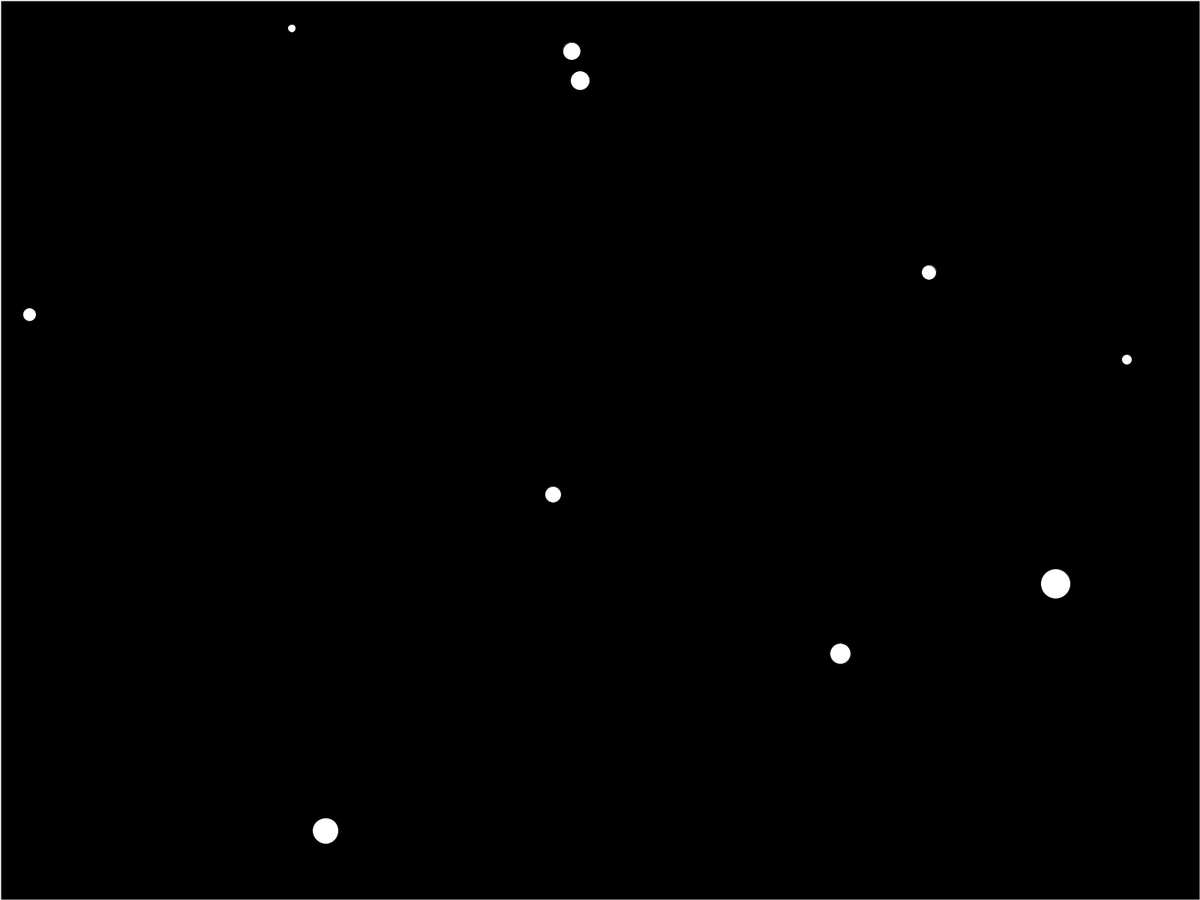
Frame 1 (no input)
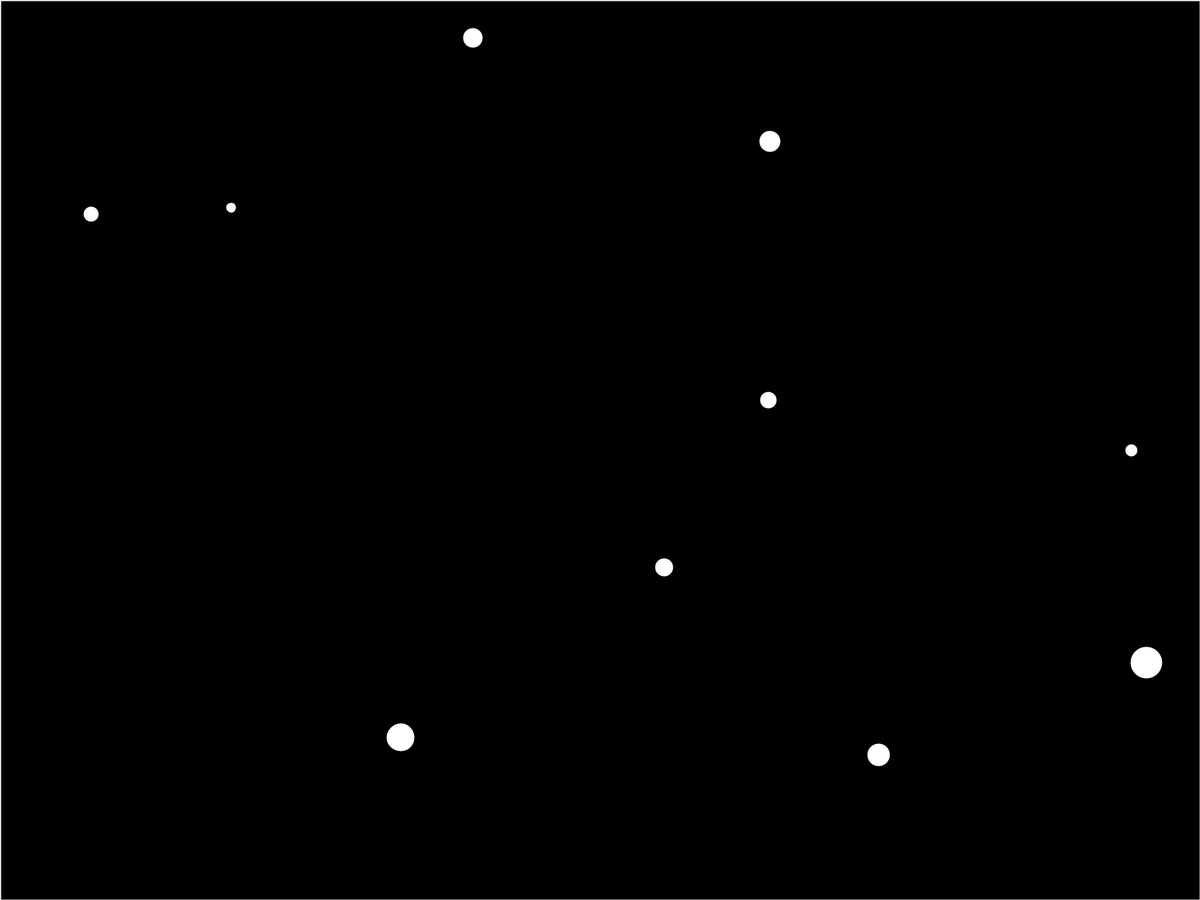
Frame 60 (the mouse pressed at the canvas centre just before this capture)
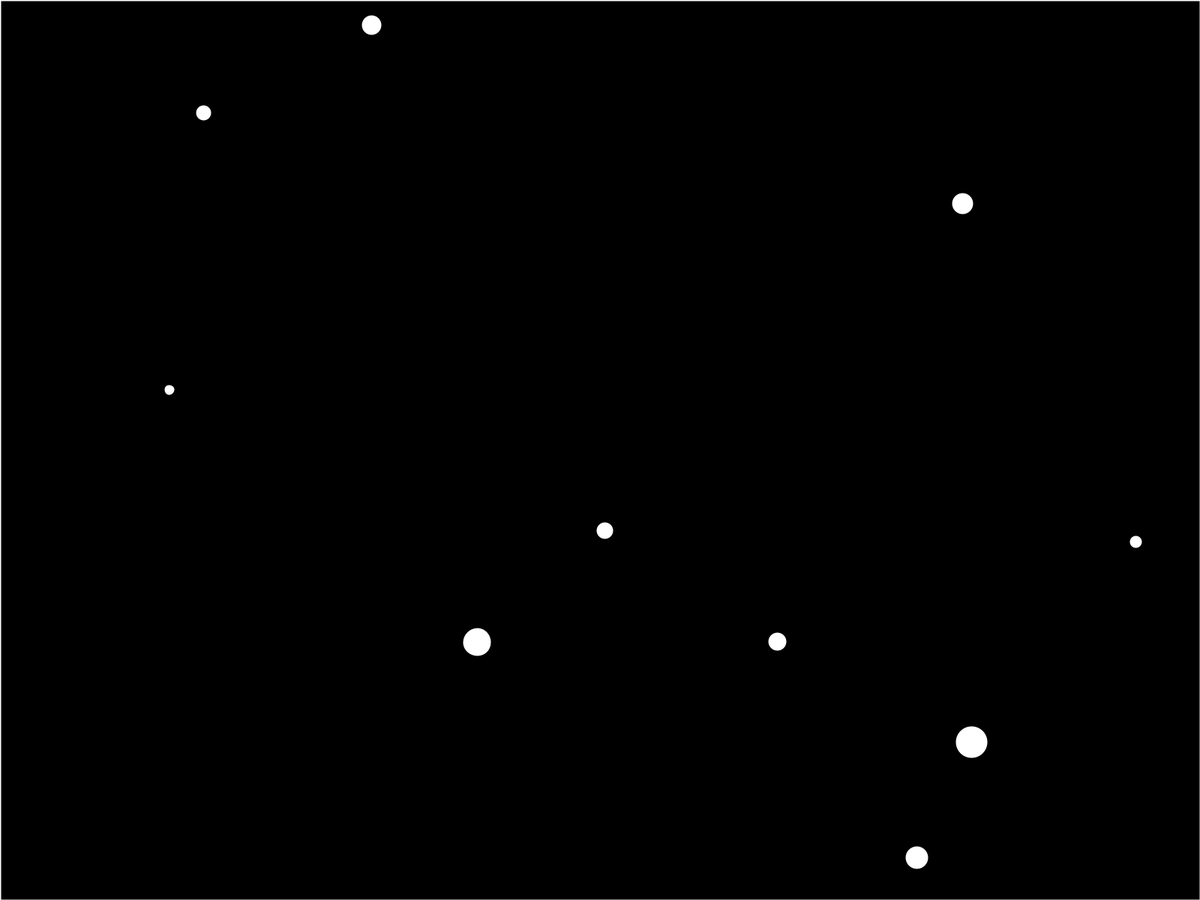
Frame 120 (the mouse held since frame 60 and released just before this capture)

The Processing sketch that drew these frames (run headless with seeded random() and noise(); from frame 60 on, the mouse is pressed at the canvas centre):

// Processing sketch: Advanced_Collisions
// ── Advanced_Collisions.pde
float startX, startY;

ArrayList<Wall> walls;
Ball[] balls;

void setup(){
  fullScreen();
  walls = new ArrayList<Wall>();
  
  walls.add(new Wall(0,0,width,0));
  walls.add(new Wall(0,0,0,height));
  walls.add(new Wall(width,0,width,height));
  walls.add(new Wall(0,height,width,height));
  
  balls = new Ball[10];
  
  for (int i = 0; i < balls.length; i++){
    int w = (int)random(10,50);
    float x = random(w,width-w);
    float y = random(w,height-w);
    float speed = random(2,5);
    float dir = random(0,TWO_PI);
    balls[i] = new Ball(x,y,speed,dir,w);
  }
}

void draw(){
  background(0);
  
  for (Ball b : balls){
    b.move();
    for (Wall w : walls){
       if (b.collide(w)) break;
    }
    b.show();
  }
  
  for (Wall w : walls){
       w.show();
   }
  

}

void mousePressed(){
  startX = mouseX;
  startY = mouseY;
}

void mouseDragged(){
  if (dist(startX,startY,mouseX,mouseY) > 100){
    walls.add(new Wall(startX,startY,mouseX,mouseY)); 
    startX = mouseX;
    startY = mouseY;
  }
}

// ── Ball.pde
class Ball{
  PVector pos, vel, acc; 
  int wid;
  float smallest;
  public Ball(float x, float y, float speed, float dir, int w){
    pos = new PVector(x,y); 
    vel = new PVector(speed * cos(dir), speed * sin(dir)); 
    acc = new PVector(0,0); 
    wid = w;
  }
  
  void show(){
    fill(255);
    ellipse(pos.x,pos.y,wid,wid);
  }
  
  void move(){
    vel.add(acc); 
    pos.add(vel); 
    acc.set(0,0); 
  }
  
  //using triangle area = 1/2 base * height
  //find the area of the triangle given by the three points:
  // - point of center of ball
  // - point a of the wall
  // - point b of the wall
  //then solve for h using the length of the wall segment as w
  //https://www.quora.com/How-can-I-find-the-altitude-of-a-triangle-whose-3-vertices-points-are-given
  float distToWall(Wall wall){
    float a = wall.a.x;
    float b = wall.a.y;
    float c = wall.b.x;
    float d = wall.b.y;
    float e = pos.x;
    float f = pos.y;
      
    float h = abs((a*d) - (b*c) + (c*f) - (d*e) + (b*e) - (a*f))/sqrt((pow((c-a),2)+pow((d-b),2)));

    return h; 
  }
  
  //Check if a wall is able to be collided with
  //Then check the distance to the wall
  //Then collide
  
  boolean collide(Wall wall){
    boolean insideX = false;
    float largerX = max(wall.a.x,wall.b.x);
    float smallerX = min(wall.a.x,wall.b.x);    
    if (largerX > pos.x - wid/2 && pos.x > smallerX - wid/2) insideX = true;
                    
    boolean insideY = false;
    if (insideX){
      float largerY = max(wall.a.y,wall.b.y);
      float smallerY = min(wall.a.y,wall.b.y);
      if (largerY > pos.y - wid/2 && pos.y > smallerY - wid/2) insideY= true;
    }

    if ((insideX && insideY) && distToWall(wall) < wid/2){
      bounce(wall);
      return true;
    } 
    return false;
  }
  
  //I have absolutely no idea how this works
  //I wrote this code a while ago and cam up with 
  //this absolutely wild formula for velocity rotation 
  //that makes 0 sense but looks almost ok.
  void bounce(Wall wall){
    PVector A = wall.a; //point a of a wall
    PVector B = wall.b; //point b of a wall
    
    float angle = atan2(B.y - A.y, B.x - A.x);
    angle = vel.heading() - angle - PI/2;
    vel.rotate((PI/2 - angle) * 2); //This is it. Im sure it can be improved
  }
  
}

// ── Wall.pde
class Wall{
  PVector a, b;
  public Wall(float x1, float y1, float x2, float y2){
    a = new PVector(x1,y1);
    b = new PVector(x2,y2);
  }
  
  void show(){
    stroke(255);
    strokeWeight(2);
    line(a.x,a.y,b.x,b.y);
  }
}
